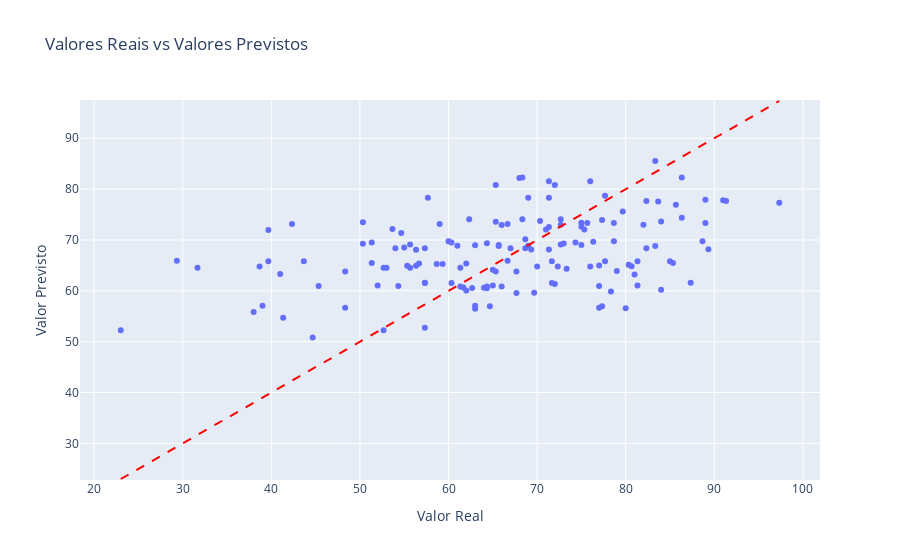

Notebook code for this chart:
### Code cell
import plotly.express as px
import pandas as pd


df = pd.DataFrame({
    'Real': y_test,
    'Previsto': predictions
})

fig = px.scatter(df, x='Real', y='Previsto',
                 labels={'Real': 'Valor Real', 'Previsto': 'Valor Previsto'},
                 title='Valores Reais vs Valores Previstos')
fig.add_shape(
    dict(
        type='line',
        x0=df['Real'].min(),
        y0=df['Real'].min(),
        x1=df['Real'].max(),
        y1=df['Real'].max(),
        line=dict(color='Red', dash='dash')
    )
)

fig.show()

### Figure 1 — Plotly figure (JSON) as saved in the notebook; plotly's stock layout.template omitted (floating-point values rounded to 4 significant figures; data arrays with more than 128 entries replaced by an {"elided": "..."} marker saying what was removed)
{"data": [{"hovertemplate": "Valor Real=%{x}<br>Valor Previsto=%{y}<extra></extra>", "legendgroup": "", "marker": {"color": "#636efa", "symbol": "circle"}, "mode": "markers", "name": "", "orientation": "v", "showlegend": false, "type": "scatter", "x": {"elided": "150 float values"}, "xaxis": "x", "y": {"elided": "150 float values"}, "yaxis": "y"}], "layout": {"legend": {"tracegroupgap": 0}, "shapes": [{"line": {"color": "Red", "dash": "dash"}, "type": "line", "x0": 23, "x1": 97.33, "y0": 23, "y1": 97.33}], "title": {"text": "Valores Reais vs Valores Previstos"}, "xaxis": {"anchor": "y", "domain": [0, 1], "title": {"text": "Valor Real"}}, "yaxis": {"anchor": "x", "domain": [0, 1], "title": {"text": "Valor Previsto"}}}}
